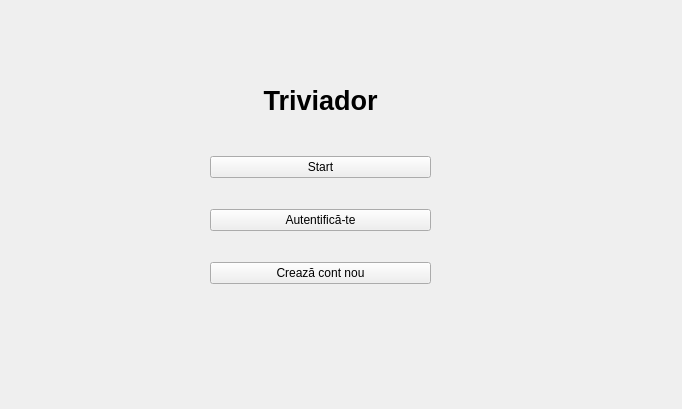
<?xml version="1.0" encoding="UTF-8"?>
<ui version="4.0">
 <class>MainWindow</class>
 <widget class="QMainWindow" name="MainWindow">
  <property name="geometry">
   <rect>
    <x>0</x>
    <y>0</y>
    <width>682</width>
    <height>409</height>
   </rect>
  </property>
  <property name="windowTitle">
   <string>MainWindow</string>
  </property>
  <widget class="QWidget" name="centralwidget">
   <widget class="QWidget" name="verticalLayoutWidget">
    <property name="geometry">
     <rect>
      <x>210</x>
      <y>50</y>
      <width>221</width>
      <height>261</height>
     </rect>
    </property>
    <layout class="QVBoxLayout" name="verticalLayout">
     <item>
      <widget class="QLabel" name="label">
       <property name="maximumSize">
        <size>
         <width>16777215</width>
         <height>50</height>
        </size>
       </property>
       <property name="font">
        <font>
         <pointsize>20</pointsize>
         <bold>true</bold>
        </font>
       </property>
       <property name="text">
        <string>Triviador</string>
       </property>
       <property name="alignment">
        <set>Qt::AlignCenter</set>
       </property>
      </widget>
     </item>
     <item>
      <widget class="QPushButton" name="startButton">
       <property name="text">
        <string>Start</string>
       </property>
      </widget>
     </item>
     <item>
      <widget class="QPushButton" name="openButton_2">
       <property name="text">
        <string>Autentifică-te</string>
       </property>
      </widget>
     </item>
     <item>
      <widget class="QPushButton" name="openButton">
       <property name="text">
        <string>Crează cont nou</string>
       </property>
      </widget>
     </item>
    </layout>
   </widget>
  </widget>
 </widget>
 <resources/>
 <connections/>
</ui>
